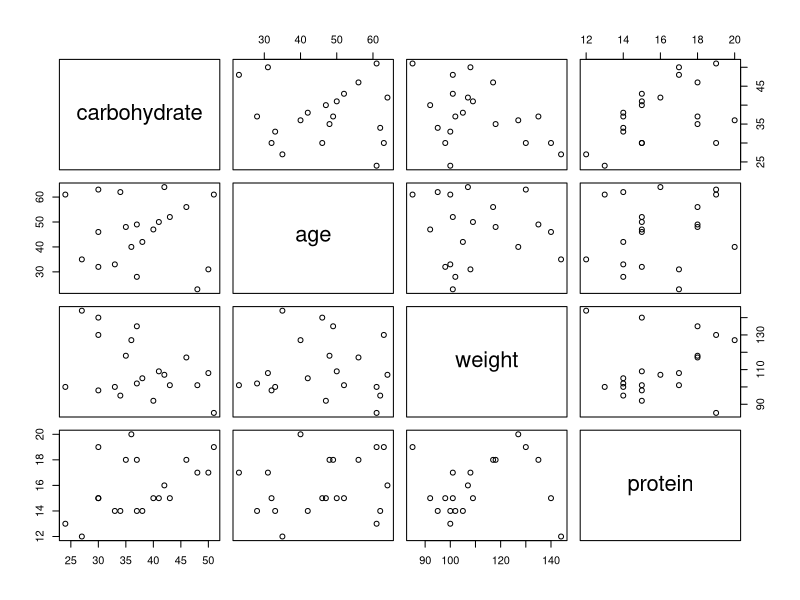

The R script that drew this image: (Note: this script raises an error after producing the figure.)
carb <- read.csv("carbohydrate.csv")

plot(carb)

head(carb , 2)

m1 <- lm(carbohydrate~age, carb)
m2 <- lm(carbohydrate~weight, carb)

fullmod <- glm(carbohydrate~., carb, family = "gaussian")

log_lik <- function(beta, sigma = 5.956){
  mu <- as.matrix(cbind(rep(1, nrow(carb)), carb[, -1])) %*% beta
  ll <- dnorm(x = carb$carbohydrate,
              mean = mu, sd = sigma,
              log = TRUE)
  return(-sum(ll))
}

Opt <- optim(c(0, 0, 0, 0),
      fn = log_lik, hessian = TRUE)

beta.hat <- Opt$par
coef(fullmod)
beta.hat

sqrt(diag(solve(Opt$hessian)))
ss$coefficients[, 2]
